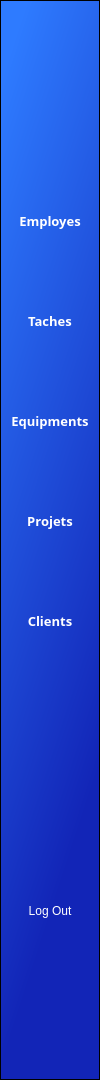
     <widget class="QFrame" name="frame_2">
      <property name="geometry">
       <rect>
        <x>0</x>
        <y>0</y>
        <width>100</width>
        <height>1080</height>
       </rect>
      </property>
      <property name="styleSheet">
       <string notr="true">background-color: qlineargradient(spread:pad, x1:0.266, y1:0, x2:0.55, y2:1, stop:0 rgba(46, 123, 255, 255), stop:0.848039 rgba(18, 37, 183, 255));</string>
      </property>
      <property name="frameShape">
       <enum>QFrame::StyledPanel</enum>
      </property>
      <property name="frameShadow">
       <enum>QFrame::Raised</enum>
      </property>
      <widget class="QToolButton" name="tb_emp_2">
       <property name="geometry">
        <rect>
         <x>0</x>
         <y>180</y>
         <width>100</width>
         <height>81</height>
        </rect>
       </property>
       <property name="font">
        <font>
         <family>Segoe UI Semibold</family>
         <pointsize>10</pointsize>
         <weight>75</weight>
         <bold>true</bold>
        </font>
       </property>
       <property name="styleSheet">
        <string notr="true">
QToolButton {


background:none;
border:none;
color:white;



}
QToolButton:hover,QToolButton:selected  {
color: rgb(234, 243, 255);

background-color: rgb(178, 209, 255);
border-left: 8px solid rgb(64, 211, 255);

  

}
</string>
       </property>
       <property name="text">
        <string>Employes</string>
       </property>
       <property name="icon">
        <iconset resource="D:/volve/untitled22/res.qrc">
         <normaloff>:/icon/icons/icons8-name-tag-50.png</normaloff>:/icon/icons/icons8-name-tag-50.png</iconset>
       </property>
       <property name="iconSize">
        <size>
         <width>40</width>
         <height>40</height>
        </size>
       </property>
       <property name="toolButtonStyle">
        <enum>Qt::ToolButtonTextUnderIcon</enum>
       </property>
      </widget>
      <widget class="QToolButton" name="tb_taches_2">
       <property name="geometry">
        <rect>
         <x>0</x>
         <y>280</y>
         <width>100</width>
         <height>81</height>
        </rect>
       </property>
       <property name="font">
        <font>
         <family>Segoe UI Semibold</family>
         <pointsize>10</pointsize>
         <weight>75</weight>
         <bold>true</bold>
        </font>
       </property>
       <property name="styleSheet">
        <string notr="true">
QToolButton {


background:none;
border:none;
color:white;



}
QToolButton:hover,QToolButton:selected  {
color: rgb(234, 243, 255);

background-color: rgb(178, 209, 255);
border-left: 8px solid rgb(64, 211, 255);

  

}
</string>
       </property>
       <property name="text">
        <string>Taches</string>
       </property>
       <property name="icon">
        <iconset resource="D:/volve/untitled22/res.qrc">
         <normaloff>:/icon/icons/icons8-task-completed-100.png</normaloff>:/icon/icons/icons8-task-completed-100.png</iconset>
       </property>
       <property name="iconSize">
        <size>
         <width>40</width>
         <height>40</height>
        </size>
       </property>
       <property name="toolButtonStyle">
        <enum>Qt::ToolButtonTextUnderIcon</enum>
       </property>
      </widget>
      <widget class="QToolButton" name="tb_equi_2">
       <property name="geometry">
        <rect>
         <x>0</x>
         <y>380</y>
         <width>100</width>
         <height>81</height>
        </rect>
       </property>
       <property name="font">
        <font>
         <family>Segoe UI Semibold</family>
         <pointsize>10</pointsize>
         <weight>75</weight>
         <bold>true</bold>
        </font>
       </property>
       <property name="styleSheet">
        <string notr="true">
QToolButton {


background:none;
border:none;
color:white;



}
QToolButton:hover,QToolButton:selected  {
color: rgb(234, 243, 255);

background-color: rgb(178, 209, 255);
border-left: 8px solid rgb(64, 211, 255);

  

}
</string>
       </property>
       <property name="text">
        <string>Equipments</string>
       </property>
       <property name="icon">
        <iconset resource="D:/volve/untitled22/res.qrc">
         <normaloff>:/icon/icons/icons8-multiple-devices-100.png</normaloff>:/icon/icons/icons8-multiple-devices-100.png</iconset>
       </property>
       <property name="iconSize">
        <size>
         <width>40</width>
         <height>40</height>
        </size>
       </property>
       <property name="toolButtonStyle">
        <enum>Qt::ToolButtonTextUnderIcon</enum>
       </property>
      </widget>
      <widget class="QToolButton" name="tb_pro_2">
       <property name="geometry">
        <rect>
         <x>0</x>
         <y>480</y>
         <width>100</width>
         <height>81</height>
        </rect>
       </property>
       <property name="font">
        <font>
         <family>Segoe UI Semibold</family>
         <pointsize>10</pointsize>
         <weight>75</weight>
         <bold>true</bold>
        </font>
       </property>
       <property name="styleSheet">
        <string notr="true">
QToolButton {


background:none;
border:none;
color:white;



}
QToolButton:hover,QToolButton:selected  {
color: rgb(234, 243, 255);

background-color: rgb(178, 209, 255);
border-left: 8px solid rgb(64, 211, 255);

  

}
</string>
       </property>
       <property name="text">
        <string>Projets</string>
       </property>
       <property name="icon">
        <iconset resource="D:/volve/untitled22/res.qrc">
         <normaloff>:/icon/icons/icons8-ai-64.png</normaloff>:/icon/icons/icons8-ai-64.png</iconset>
       </property>
       <property name="iconSize">
        <size>
         <width>40</width>
         <height>40</height>
        </size>
       </property>
       <property name="toolButtonStyle">
        <enum>Qt::ToolButtonTextUnderIcon</enum>
       </property>
      </widget>
      <widget class="QToolButton" name="tb_cli_2">
       <property name="geometry">
        <rect>
         <x>0</x>
         <y>580</y>
         <width>100</width>
         <height>81</height>
        </rect>
       </property>
       <property name="font">
        <font>
         <family>Segoe UI Semibold</family>
         <pointsize>10</pointsize>
         <weight>75</weight>
         <bold>true</bold>
        </font>
       </property>
       <property name="styleSheet">
        <string notr="true">
QToolButton {


background:none;
border:none;
color:white;



}
QToolButton:hover,QToolButton:selected  {
color: rgb(234, 243, 255);

background-color: rgb(178, 209, 255);
border-left: 8px solid rgb(64, 211, 255);

  

}
</string>
       </property>
       <property name="text">
        <string>Clients</string>
       </property>
       <property name="icon">
        <iconset resource="D:/volve/untitled22/res.qrc">
         <normaloff>:/icon/icons/icons8-client-management-50.png</normaloff>:/icon/icons/icons8-client-management-50.png</iconset>
       </property>
       <property name="iconSize">
        <size>
         <width>40</width>
         <height>40</height>
        </size>
       </property>
       <property name="toolButtonStyle">
        <enum>Qt::ToolButtonTextUnderIcon</enum>
       </property>
      </widget>
      <widget class="QLabel" name="label_2">
       <property name="geometry">
        <rect>
         <x>0</x>
         <y>10</y>
         <width>101</width>
         <height>91</height>
        </rect>
       </property>
       <property name="styleSheet">
        <string notr="true">background:none;
image: url(:/images/images/Capture1-removebg-preview.png);</string>
       </property>
       <property name="text">
        <string/>
       </property>
      </widget>
      <widget class="QToolButton" name="tb_log_out_2">
       <property name="geometry">
        <rect>
         <x>0</x>
         <y>870</y>
         <width>100</width>
         <height>81</height>
        </rect>
       </property>
       <property name="styleSheet">
        <string notr="true">
QToolButton {


background:none;
border:none;
color:white;



}
QToolButton:hover,QToolButton:selected  {
color: rgb(234, 243, 255);

background-color: rgb(178, 209, 255);


  

}
</string>
       </property>
       <property name="text">
        <string>Log Out</string>
       </property>
       <property name="icon">
        <iconset resource="D:/volve/untitled22/res.qrc">
         <normaloff>:/icon/icons/icons8-log-out-48.png</normaloff>:/icon/icons/icons8-log-out-48.png</iconset>
       </property>
       <property name="iconSize">
        <size>
         <width>40</width>
         <height>40</height>
        </size>
       </property>
       <property name="toolButtonStyle">
        <enum>Qt::ToolButtonTextUnderIcon</enum>
       </property>
      </widget>
     </widget>
